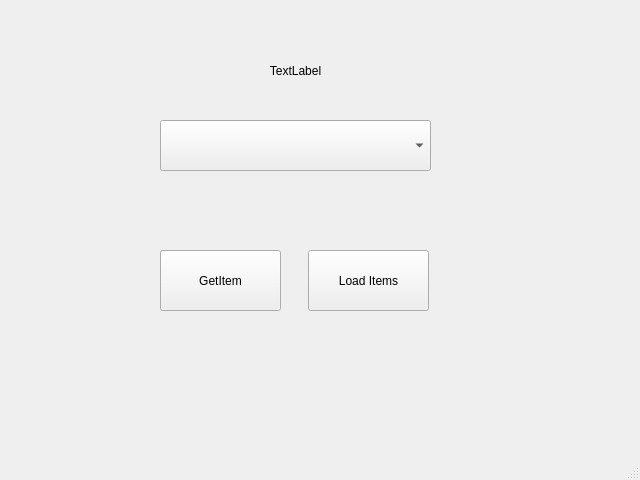
<?xml version="1.0" encoding="UTF-8"?>
<ui version="4.0">
 <class>MainWindow</class>
 <widget class="QMainWindow" name="MainWindow">
  <property name="geometry">
   <rect>
    <x>0</x>
    <y>0</y>
    <width>640</width>
    <height>480</height>
   </rect>
  </property>
  <property name="minimumSize">
   <size>
    <width>640</width>
    <height>480</height>
   </size>
  </property>
  <property name="maximumSize">
   <size>
    <width>640</width>
    <height>480</height>
   </size>
  </property>
  <property name="mouseTracking">
   <bool>false</bool>
  </property>
  <property name="windowTitle">
   <string>MainWindow</string>
  </property>
  <widget class="QWidget" name="centralwidget">
   <widget class="QComboBox" name="CBSehirler">
    <property name="geometry">
     <rect>
      <x>160</x>
      <y>120</y>
      <width>271</width>
      <height>51</height>
     </rect>
    </property>
   </widget>
   <widget class="QLabel" name="LBResult">
    <property name="geometry">
     <rect>
      <x>160</x>
      <y>40</y>
      <width>271</width>
      <height>61</height>
     </rect>
    </property>
    <property name="text">
     <string>TextLabel</string>
    </property>
    <property name="alignment">
     <set>Qt::AlignCenter</set>
    </property>
   </widget>
   <widget class="QPushButton" name="BTGetItem">
    <property name="geometry">
     <rect>
      <x>160</x>
      <y>250</y>
      <width>121</width>
      <height>61</height>
     </rect>
    </property>
    <property name="text">
     <string>GetItem</string>
    </property>
   </widget>
   <widget class="QPushButton" name="BTLoadItem">
    <property name="geometry">
     <rect>
      <x>308</x>
      <y>250</y>
      <width>121</width>
      <height>61</height>
     </rect>
    </property>
    <property name="text">
     <string>Load Items</string>
    </property>
   </widget>
  </widget>
  <widget class="QMenuBar" name="menubar">
   <property name="geometry">
    <rect>
     <x>0</x>
     <y>0</y>
     <width>640</width>
     <height>22</height>
    </rect>
   </property>
  </widget>
  <widget class="QStatusBar" name="statusbar"/>
 </widget>
 <resources/>
 <connections/>
</ui>
